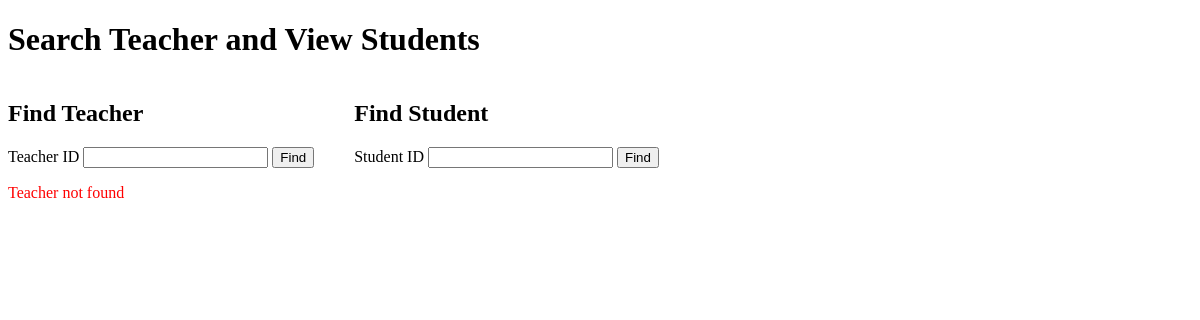
Page /search/2 on the earlier database version.
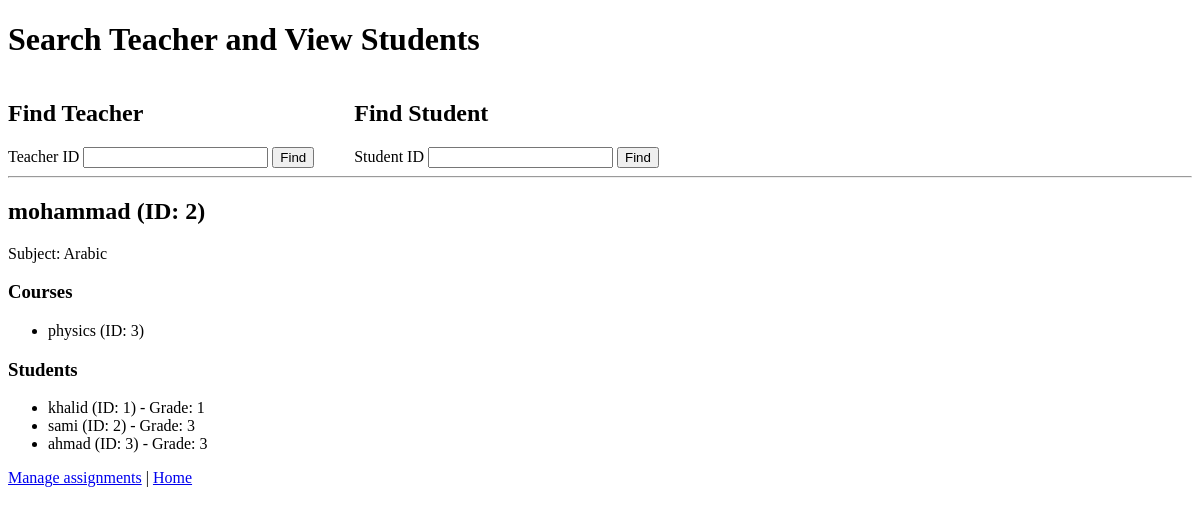
Same page on the later database version.
### models/tables.py (models this page shows)
class Teachers(Base):
    __tablename__ = 'teachers'
    id = Column(Integer, primary_key=True, index=True)
    name = Column(String, index=True)
    subject = Column(String, index=True)
    students = relationship("Students", secondary=teacher_student_association, back_populates="teachers")
    courses = relationship("Courses", secondary=teacher_course_association, back_populates="teachers")

class Courses(Base):
    __tablename__ = 'courses'
    id = Column(Integer, primary_key=True, index=True)
    name = Column(String, index=True)
    teachers = relationship("Teachers", secondary=teacher_course_association, back_populates="courses")
    students = relationship("Students", secondary=student_course_association, back_populates="courses")

class Students(Base):
    __tablename__ = 'students'
    id = Column(Integer, primary_key=True, index=True)
    name = Column(String, index=True)
    grade = Column(String, index=True)
    teachers = relationship("Teachers", secondary=teacher_student_association, back_populates="students")
    courses = relationship("Courses", secondary=student_course_association, back_populates="students")

### main.py (the view)
@app.get("/search/{teacher_id}")
def get_teacher_by_id(request: Request, teacher_id: int, db=Depends(get_db)):
    teacher = db.query(Teachers).filter(Teachers.id == teacher_id).first()
    if not teacher:
        return templates.TemplateResponse("search.html", {"request": request, "error": "Teacher not found"})
    students = [{"id": s.id, "name": s.name, "grade": s.grade} for s in teacher.students]
    courses = [{"id": c.id, "name": c.name} for c in teacher.courses]
    teacher_dict = {"id": teacher.id, "name": teacher.name, "subject": teacher.subject}
    return templates.TemplateResponse("search.html", {"request": request, "teacher": teacher_dict, "students": students, "courses": courses})

### templates/search.html (shortened to what this page needs)
<!DOCTYPE html>
<html lang="en">
<head>
</head>
<body>
    <h1>Search Teacher and View Students</h1>
    <div style="display:flex; gap:40px; align-items:flex-start">
        <div>
            <h2>Find Teacher</h2>
            <form action="/teacher" method="get">
                <label for="teacher_id">Teacher ID</label>
                <input id="teacher_id" name="teacher_id" type="number" required />
                <button type="submit">Find</button>
            </form>
        </div>
        <div>
            <h2>Find Student</h2>
            <form action="/student" method="get">
                <label for="student_id">Student ID</label>
                <input id="student_id" name="student_id" type="number" required />
                <button type="submit">Find</button>
            </form>
        </div>
    </div>
    {% if error %}
        <p style="color: red;">{{ error }}</p>
    {% endif %}
    {% if teacher %}
        <hr />
        <h2>{{ teacher.name }} (ID: {{ teacher.id }})</h2>
        <p>Subject: {{ teacher.subject }}</p>
        <h3>Courses</h3>
        {% if courses and courses|length > 0 %}
            <ul>
                {% for c in courses %}
                    <li>{{ c.name }} (ID: {{ c.id }})</li>
                {% endfor %}
            </ul>
        {% else %}
            <p>No courses assigned to this teacher.</p>
        {% endif %}
        <h3>Students</h3>
        {% if students and students|length > 0 %}
            <ul>
                {% for s in students %}
                    <li>{{ s.name }} (ID: {{ s.id }}) - Grade: {{ s.grade }}</li>
                {% endfor %}
            </ul>
        {% else %}
            <p>No students assigned to this teacher.</p>
        {% endif %}
        <p><a href="/assign">Manage assignments</a> | <a href="/">Home</a></p>
    {% endif %}
</body>
</html>

Differences in the rows shown:
added Teachers: name "mohammad", subject "Arabic"
added Courses: name "physics", id "3"
now on this page (row edited): Students: name "khalid", id "1", grade "1"
now on this page (row edited): Students: name "sami", id "2", grade "3"
now on this page (row edited): Students: name "ahmad", id "3", grade "3"
Other differences:
{{ teacher.id }}: (not shown) → "2"
{{ error }}: "Teacher not found" → (not shown)
text now shown: "(ID: ) Subject: Courses Students Manage assignments | Home"
